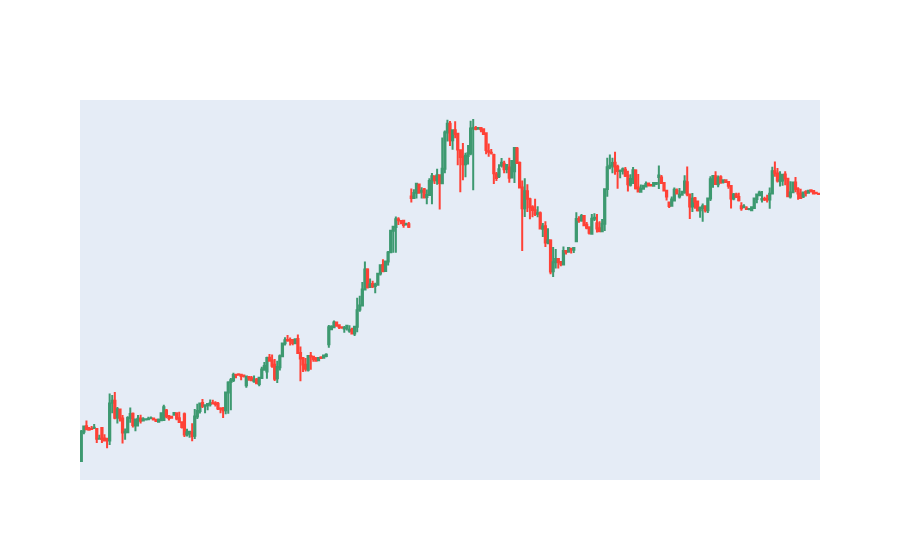

Notebook code for this chart:
### Code cell
#Plot and display candles 
fig = go.Figure(data=[go.Candlestick(x=df['Date'],
                open=df['Open'], high=df['High'],
                low=df['Low'], close=df['Close'])
                     ])

fig.update_layout(xaxis_rangeslider_visible=False)
fig.update_yaxes(visible=False, showticklabels=False)
fig.update_xaxes(visible=False, showticklabels=False)
fig.show()

### Figure 1 — Plotly figure (JSON) as saved in the notebook; plotly's stock layout.template omitted (floating-point values rounded to 4 significant figures; data arrays with more than 128 entries replaced by an {"elided": "..."} marker saying what was removed)
{"data": [{"close": {"elided": "287 float values"}, "high": {"elided": "287 float values"}, "low": {"elided": "287 float values"}, "open": {"elided": "287 float values"}, "type": "candlestick", "x": {"elided": "287 str values"}}], "layout": {"xaxis": {"rangeslider": {"visible": false}, "showticklabels": false, "visible": false}, "yaxis": {"showticklabels": false, "visible": false}}}
